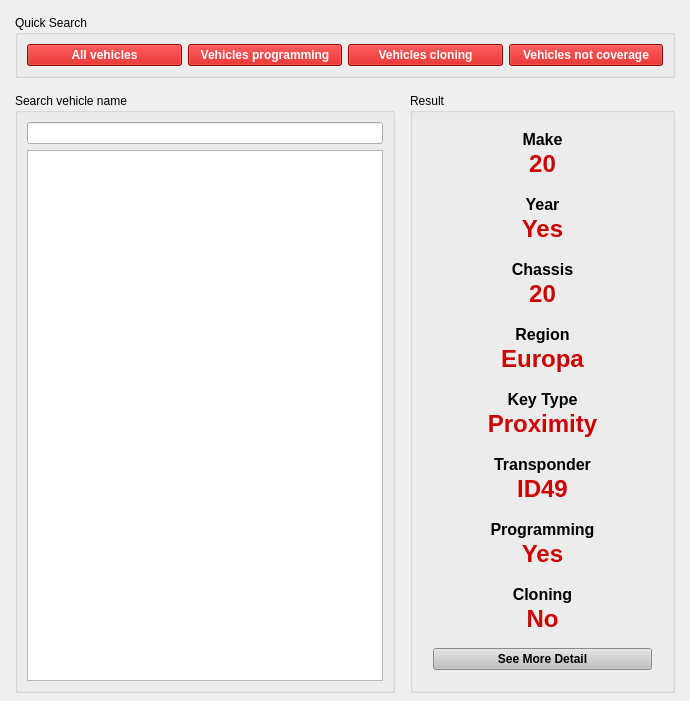
<?xml version="1.0" encoding="UTF-8"?>
<ui version="4.0">
 <class>Form</class>
 <widget class="QWidget" name="Form">
  <property name="geometry">
   <rect>
    <x>0</x>
    <y>0</y>
    <width>690</width>
    <height>701</height>
   </rect>
  </property>
  <property name="sizePolicy">
   <sizepolicy hsizetype="Fixed" vsizetype="Fixed">
    <horstretch>0</horstretch>
    <verstretch>0</verstretch>
   </sizepolicy>
  </property>
  <property name="minimumSize">
   <size>
    <width>690</width>
    <height>700</height>
   </size>
  </property>
  <property name="maximumSize">
   <size>
    <width>690</width>
    <height>701</height>
   </size>
  </property>
  <property name="windowTitle">
   <string>Search</string>
  </property>
  <property name="windowIcon">
   <iconset>
    <normaloff>../icon/search.svg</normaloff>../icon/search.svg</iconset>
  </property>
  <layout class="QGridLayout" name="gridLayout">
   <property name="leftMargin">
    <number>15</number>
   </property>
   <property name="topMargin">
    <number>15</number>
   </property>
   <property name="rightMargin">
    <number>15</number>
   </property>
   <property name="bottomMargin">
    <number>15</number>
   </property>
   <property name="spacing">
    <number>15</number>
   </property>
   <item row="0" column="0" colspan="2">
    <widget class="QGroupBox" name="groupBox">
     <property name="title">
      <string>Quick Search</string>
     </property>
     <layout class="QHBoxLayout" name="horizontalLayout">
      <item>
       <widget class="QPushButton" name="pushButton">
        <property name="font">
         <font>
          <pointsize>9</pointsize>
          <weight>75</weight>
          <bold>true</bold>
         </font>
        </property>
        <property name="styleSheet">
         <string notr="true">QPushButton {
    background-color: #CC0000;
    color: white;
}
</string>
        </property>
        <property name="text">
         <string>All vehicles</string>
        </property>
       </widget>
      </item>
      <item>
       <widget class="QPushButton" name="pushButton_2">
        <property name="font">
         <font>
          <pointsize>9</pointsize>
          <weight>75</weight>
          <bold>true</bold>
         </font>
        </property>
        <property name="styleSheet">
         <string notr="true">QPushButton {
    background-color: #CC0000;
    color: white;
}
</string>
        </property>
        <property name="text">
         <string>Vehicles programming</string>
        </property>
       </widget>
      </item>
      <item>
       <widget class="QPushButton" name="pushButton_3">
        <property name="font">
         <font>
          <pointsize>9</pointsize>
          <weight>75</weight>
          <bold>true</bold>
         </font>
        </property>
        <property name="styleSheet">
         <string notr="true">QPushButton {
    background-color: #CC0000;
    color: white;
}
</string>
        </property>
        <property name="text">
         <string>Vehicles cloning</string>
        </property>
       </widget>
      </item>
      <item>
       <widget class="QPushButton" name="pushButton_4">
        <property name="font">
         <font>
          <pointsize>9</pointsize>
          <weight>75</weight>
          <bold>true</bold>
         </font>
        </property>
        <property name="styleSheet">
         <string notr="true">QPushButton {
    background-color: #CC0000;
    color: white;
}
</string>
        </property>
        <property name="text">
         <string>Vehicles not coverage</string>
        </property>
       </widget>
      </item>
     </layout>
    </widget>
   </item>
   <item row="1" column="0">
    <widget class="QGroupBox" name="groupBox_2">
     <property name="sizePolicy">
      <sizepolicy hsizetype="Fixed" vsizetype="Fixed">
       <horstretch>0</horstretch>
       <verstretch>0</verstretch>
      </sizepolicy>
     </property>
     <property name="minimumSize">
      <size>
       <width>380</width>
       <height>600</height>
      </size>
     </property>
     <property name="maximumSize">
      <size>
       <width>380</width>
       <height>600</height>
      </size>
     </property>
     <property name="title">
      <string>Search vehicle name</string>
     </property>
     <layout class="QVBoxLayout" name="verticalLayout">
      <item>
       <widget class="QLineEdit" name="lineEdit"/>
      </item>
      <item>
       <widget class="QListWidget" name="listWidget"/>
      </item>
     </layout>
    </widget>
   </item>
   <item row="1" column="1">
    <widget class="QGroupBox" name="groupBox_3">
     <property name="sizePolicy">
      <sizepolicy hsizetype="Preferred" vsizetype="Fixed">
       <horstretch>0</horstretch>
       <verstretch>0</verstretch>
      </sizepolicy>
     </property>
     <property name="minimumSize">
      <size>
       <width>0</width>
       <height>600</height>
      </size>
     </property>
     <property name="maximumSize">
      <size>
       <width>16777215</width>
       <height>600</height>
      </size>
     </property>
     <property name="title">
      <string>Result</string>
     </property>
     <layout class="QVBoxLayout" name="verticalLayout_5">
      <property name="spacing">
       <number>15</number>
      </property>
      <property name="sizeConstraint">
       <enum>QLayout::SetDefaultConstraint</enum>
      </property>
      <property name="leftMargin">
       <number>20</number>
      </property>
      <property name="topMargin">
       <number>15</number>
      </property>
      <property name="rightMargin">
       <number>20</number>
      </property>
      <property name="bottomMargin">
       <number>20</number>
      </property>
      <item>
       <layout class="QVBoxLayout" name="verticalLayout_2">
        <property name="spacing">
         <number>0</number>
        </property>
        <property name="bottomMargin">
         <number>0</number>
        </property>
        <item>
         <widget class="QLabel" name="label">
          <property name="sizePolicy">
           <sizepolicy hsizetype="Preferred" vsizetype="Preferred">
            <horstretch>0</horstretch>
            <verstretch>0</verstretch>
           </sizepolicy>
          </property>
          <property name="minimumSize">
           <size>
            <width>0</width>
            <height>0</height>
           </size>
          </property>
          <property name="styleSheet">
           <string notr="true">QLabel {
	font-size: 12pt;
	font-weight: 600;
}</string>
          </property>
          <property name="text">
           <string>Make</string>
          </property>
          <property name="alignment">
           <set>Qt::AlignCenter</set>
          </property>
         </widget>
        </item>
        <item>
         <widget class="QLabel" name="label_2">
          <property name="sizePolicy">
           <sizepolicy hsizetype="Preferred" vsizetype="Preferred">
            <horstretch>0</horstretch>
            <verstretch>0</verstretch>
           </sizepolicy>
          </property>
          <property name="minimumSize">
           <size>
            <width>0</width>
            <height>0</height>
           </size>
          </property>
          <property name="font">
           <font>
            <pointsize>18</pointsize>
            <weight>87</weight>
            <bold>true</bold>
           </font>
          </property>
          <property name="styleSheet">
           <string notr="true">QLabel {
	font-size: 18pt;
	font-weight: 700;
	color: #CC0000;
}</string>
          </property>
          <property name="text">
           <string>20</string>
          </property>
          <property name="alignment">
           <set>Qt::AlignCenter</set>
          </property>
         </widget>
        </item>
       </layout>
      </item>
      <item>
       <layout class="QVBoxLayout" name="verticalLayout_3">
        <property name="spacing">
         <number>0</number>
        </property>
        <item>
         <widget class="QLabel" name="label_3">
          <property name="sizePolicy">
           <sizepolicy hsizetype="Preferred" vsizetype="Preferred">
            <horstretch>0</horstretch>
            <verstretch>0</verstretch>
           </sizepolicy>
          </property>
          <property name="minimumSize">
           <size>
            <width>0</width>
            <height>0</height>
           </size>
          </property>
          <property name="styleSheet">
           <string notr="true">QLabel {
	font-size: 12pt;
	font-weight: 600;
}</string>
          </property>
          <property name="text">
           <string>Year</string>
          </property>
          <property name="alignment">
           <set>Qt::AlignCenter</set>
          </property>
         </widget>
        </item>
        <item>
         <widget class="QLabel" name="label_4">
          <property name="sizePolicy">
           <sizepolicy hsizetype="Preferred" vsizetype="Preferred">
            <horstretch>0</horstretch>
            <verstretch>0</verstretch>
           </sizepolicy>
          </property>
          <property name="minimumSize">
           <size>
            <width>0</width>
            <height>0</height>
           </size>
          </property>
          <property name="styleSheet">
           <string notr="true">QLabel {
	font-size: 18pt;
	font-weight: 700;
	color: #CC0000;
}</string>
          </property>
          <property name="text">
           <string>Yes</string>
          </property>
          <property name="alignment">
           <set>Qt::AlignCenter</set>
          </property>
         </widget>
        </item>
       </layout>
      </item>
      <item>
       <layout class="QVBoxLayout" name="verticalLayout_4">
        <property name="spacing">
         <number>0</number>
        </property>
        <item>
         <widget class="QLabel" name="label_5">
          <property name="sizePolicy">
           <sizepolicy hsizetype="Preferred" vsizetype="Preferred">
            <horstretch>0</horstretch>
            <verstretch>0</verstretch>
           </sizepolicy>
          </property>
          <property name="minimumSize">
           <size>
            <width>0</width>
            <height>0</height>
           </size>
          </property>
          <property name="styleSheet">
           <string notr="true">QLabel {
	font-size: 12pt;
	font-weight: 600;
}</string>
          </property>
          <property name="text">
           <string>Chassis</string>
          </property>
          <property name="alignment">
           <set>Qt::AlignCenter</set>
          </property>
         </widget>
        </item>
        <item>
         <widget class="QLabel" name="label_6">
          <property name="sizePolicy">
           <sizepolicy hsizetype="Preferred" vsizetype="Preferred">
            <horstretch>0</horstretch>
            <verstretch>0</verstretch>
           </sizepolicy>
          </property>
          <property name="minimumSize">
           <size>
            <width>0</width>
            <height>0</height>
           </size>
          </property>
          <property name="font">
           <font>
            <pointsize>18</pointsize>
            <weight>87</weight>
            <bold>true</bold>
           </font>
          </property>
          <property name="styleSheet">
           <string notr="true">QLabel {
	font-size: 18pt;
	font-weight: 700;
	color: #CC0000;
}</string>
          </property>
          <property name="text">
           <string>20</string>
          </property>
          <property name="alignment">
           <set>Qt::AlignCenter</set>
          </property>
         </widget>
        </item>
       </layout>
      </item>
      <item>
       <layout class="QVBoxLayout" name="verticalLayout_6">
        <property name="spacing">
         <number>0</number>
        </property>
        <item>
         <widget class="QLabel" name="label_7">
          <property name="sizePolicy">
           <sizepolicy hsizetype="Preferred" vsizetype="Preferred">
            <horstretch>0</horstretch>
            <verstretch>0</verstretch>
           </sizepolicy>
          </property>
          <property name="minimumSize">
           <size>
            <width>0</width>
            <height>0</height>
           </size>
          </property>
          <property name="font">
           <font>
            <pointsize>12</pointsize>
            <weight>75</weight>
            <bold>true</bold>
           </font>
          </property>
          <property name="styleSheet">
           <string notr="true">QLabel {
	font-size: 12pt;
	font-weight: 600;
}</string>
          </property>
          <property name="text">
           <string>Region</string>
          </property>
          <property name="alignment">
           <set>Qt::AlignCenter</set>
          </property>
         </widget>
        </item>
        <item>
         <widget class="QLabel" name="label_8">
          <property name="sizePolicy">
           <sizepolicy hsizetype="Preferred" vsizetype="Preferred">
            <horstretch>0</horstretch>
            <verstretch>0</verstretch>
           </sizepolicy>
          </property>
          <property name="minimumSize">
           <size>
            <width>0</width>
            <height>0</height>
           </size>
          </property>
          <property name="font">
           <font>
            <pointsize>18</pointsize>
            <weight>87</weight>
            <bold>true</bold>
           </font>
          </property>
          <property name="styleSheet">
           <string notr="true">QLabel {
	font-size: 18pt;
	font-weight: 700;
	color: #CC0000;
}</string>
          </property>
          <property name="text">
           <string>Europa</string>
          </property>
          <property name="alignment">
           <set>Qt::AlignCenter</set>
          </property>
         </widget>
        </item>
       </layout>
      </item>
      <item>
       <layout class="QVBoxLayout" name="verticalLayout_7">
        <property name="spacing">
         <number>0</number>
        </property>
        <item>
         <widget class="QLabel" name="label_9">
          <property name="sizePolicy">
           <sizepolicy hsizetype="Preferred" vsizetype="Preferred">
            <horstretch>0</horstretch>
            <verstretch>0</verstretch>
           </sizepolicy>
          </property>
          <property name="minimumSize">
           <size>
            <width>0</width>
            <height>0</height>
           </size>
          </property>
          <property name="font">
           <font>
            <pointsize>12</pointsize>
            <weight>75</weight>
            <bold>true</bold>
           </font>
          </property>
          <property name="styleSheet">
           <string notr="true">QLabel {
	font-size: 12pt;
	font-weight: 600;
}</string>
          </property>
          <property name="text">
           <string>Key Type</string>
          </property>
          <property name="alignment">
           <set>Qt::AlignCenter</set>
          </property>
         </widget>
        </item>
        <item>
         <widget class="QLabel" name="label_10">
          <property name="sizePolicy">
           <sizepolicy hsizetype="Preferred" vsizetype="Preferred">
            <horstretch>0</horstretch>
            <verstretch>0</verstretch>
           </sizepolicy>
          </property>
          <property name="minimumSize">
           <size>
            <width>0</width>
            <height>0</height>
           </size>
          </property>
          <property name="font">
           <font>
            <pointsize>18</pointsize>
            <weight>87</weight>
            <bold>true</bold>
           </font>
          </property>
          <property name="styleSheet">
           <string notr="true">QLabel {
	font-size: 18pt;
	font-weight: 700;
	color: #CC0000;
}</string>
          </property>
          <property name="text">
           <string>Proximity</string>
          </property>
          <property name="alignment">
           <set>Qt::AlignCenter</set>
          </property>
         </widget>
        </item>
       </layout>
      </item>
      <item>
       <layout class="QVBoxLayout" name="verticalLayout_8">
        <property name="spacing">
         <number>0</number>
        </property>
        <item>
         <widget class="QLabel" name="label_11">
          <property name="sizePolicy">
           <sizepolicy hsizetype="Preferred" vsizetype="Preferred">
            <horstretch>0</horstretch>
            <verstretch>0</verstretch>
           </sizepolicy>
          </property>
          <property name="minimumSize">
           <size>
            <width>0</width>
            <height>0</height>
           </size>
          </property>
          <property name="font">
           <font>
            <pointsize>12</pointsize>
            <weight>75</weight>
            <bold>true</bold>
           </font>
          </property>
          <property name="styleSheet">
           <string notr="true">QLabel {
	font-size: 12pt;
	font-weight: 600;
}</string>
          </property>
          <property name="text">
           <string>Transponder</string>
          </property>
          <property name="alignment">
           <set>Qt::AlignCenter</set>
          </property>
         </widget>
        </item>
        <item>
         <widget class="QLabel" name="label_12">
          <property name="sizePolicy">
           <sizepolicy hsizetype="Preferred" vsizetype="Preferred">
            <horstretch>0</horstretch>
            <verstretch>0</verstretch>
           </sizepolicy>
          </property>
          <property name="minimumSize">
           <size>
            <width>0</width>
            <height>0</height>
           </size>
          </property>
          <property name="font">
           <font>
            <pointsize>18</pointsize>
            <weight>87</weight>
            <bold>true</bold>
           </font>
          </property>
          <property name="styleSheet">
           <string notr="true">QLabel {
	font-size: 18pt;
	font-weight: 700;
	color: #CC0000;
}</string>
          </property>
          <property name="text">
           <string>ID49</string>
          </property>
          <property name="alignment">
           <set>Qt::AlignCenter</set>
          </property>
         </widget>
        </item>
       </layout>
      </item>
      <item>
       <layout class="QVBoxLayout" name="verticalLayout_11">
        <property name="spacing">
         <number>0</number>
        </property>
        <item>
         <widget class="QLabel" name="label_13">
          <property name="sizePolicy">
           <sizepolicy hsizetype="Preferred" vsizetype="Preferred">
            <horstretch>0</horstretch>
            <verstretch>0</verstretch>
           </sizepolicy>
          </property>
          <property name="minimumSize">
           <size>
            <width>0</width>
            <height>0</height>
           </size>
          </property>
          <property name="font">
           <font>
            <pointsize>12</pointsize>
            <weight>75</weight>
            <bold>true</bold>
           </font>
          </property>
          <property name="styleSheet">
           <string notr="true">QLabel {
	font-size: 12pt;
	font-weight: 600;
}</string>
          </property>
          <property name="text">
           <string>Programming</string>
          </property>
          <property name="alignment">
           <set>Qt::AlignCenter</set>
          </property>
         </widget>
        </item>
        <item>
         <widget class="QLabel" name="label_14">
          <property name="sizePolicy">
           <sizepolicy hsizetype="Preferred" vsizetype="Preferred">
            <horstretch>0</horstretch>
            <verstretch>0</verstretch>
           </sizepolicy>
          </property>
          <property name="minimumSize">
           <size>
            <width>0</width>
            <height>0</height>
           </size>
          </property>
          <property name="font">
           <font>
            <pointsize>18</pointsize>
            <weight>87</weight>
            <bold>true</bold>
           </font>
          </property>
          <property name="styleSheet">
           <string notr="true">QLabel {
	font-size: 18pt;
	font-weight: 700;
	color: #CC0000;
}</string>
          </property>
          <property name="text">
           <string>Yes</string>
          </property>
          <property name="alignment">
           <set>Qt::AlignCenter</set>
          </property>
         </widget>
        </item>
       </layout>
      </item>
      <item>
       <layout class="QVBoxLayout" name="verticalLayout_12">
        <property name="spacing">
         <number>0</number>
        </property>
        <item>
         <widget class="QLabel" name="label_15">
          <property name="sizePolicy">
           <sizepolicy hsizetype="Preferred" vsizetype="Preferred">
            <horstretch>0</horstretch>
            <verstretch>0</verstretch>
           </sizepolicy>
          </property>
          <property name="minimumSize">
           <size>
            <width>0</width>
            <height>0</height>
           </size>
          </property>
          <property name="font">
           <font>
            <pointsize>12</pointsize>
            <weight>75</weight>
            <bold>true</bold>
           </font>
          </property>
          <property name="styleSheet">
           <string notr="true">QLabel {
	font-size: 12pt;
	font-weight: 600;
}</string>
          </property>
          <property name="text">
           <string>Cloning</string>
          </property>
          <property name="alignment">
           <set>Qt::AlignCenter</set>
          </property>
         </widget>
        </item>
        <item>
         <widget class="QLabel" name="label_16">
          <property name="sizePolicy">
           <sizepolicy hsizetype="Preferred" vsizetype="Preferred">
            <horstretch>0</horstretch>
            <verstretch>0</verstretch>
           </sizepolicy>
          </property>
          <property name="minimumSize">
           <size>
            <width>0</width>
            <height>0</height>
           </size>
          </property>
          <property name="font">
           <font>
            <pointsize>18</pointsize>
            <weight>87</weight>
            <bold>true</bold>
           </font>
          </property>
          <property name="styleSheet">
           <string notr="true">QLabel {
	font-size: 18pt;
	font-weight: 700;
	color: #CC0000;
}</string>
          </property>
          <property name="text">
           <string>No</string>
          </property>
          <property name="alignment">
           <set>Qt::AlignCenter</set>
          </property>
         </widget>
        </item>
       </layout>
      </item>
      <item>
       <widget class="QPushButton" name="pushButton_5">
        <property name="font">
         <font>
          <pointsize>9</pointsize>
          <weight>75</weight>
          <bold>true</bold>
         </font>
        </property>
        <property name="styleSheet">
         <string notr="true">QPushButton {
    background-color:#C0C0C0;
    color: black;
}</string>
        </property>
        <property name="text">
         <string>See More Detail</string>
        </property>
       </widget>
      </item>
     </layout>
    </widget>
   </item>
  </layout>
 </widget>
 <resources/>
 <connections/>
</ui>
